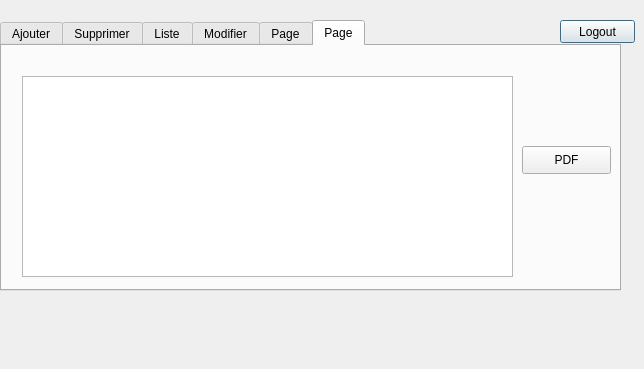
<?xml version="1.0" encoding="UTF-8"?>
<ui version="4.0">
 <class>ChefProtocol</class>
 <widget class="QDialog" name="ChefProtocol">
  <property name="geometry">
   <rect>
    <x>0</x>
    <y>0</y>
    <width>644</width>
    <height>369</height>
   </rect>
  </property>
  <property name="windowTitle">
   <string>Dialog</string>
  </property>
  <widget class="QLabel" name="label">
   <property name="geometry">
    <rect>
     <x>120</x>
     <y>140</y>
     <width>141</width>
     <height>31</height>
    </rect>
   </property>
   <property name="text">
    <string>Dashboard du chef protocol</string>
   </property>
  </widget>
  <widget class="QPushButton" name="pushButton_logout1">
   <property name="geometry">
    <rect>
     <x>560</x>
     <y>20</y>
     <width>75</width>
     <height>23</height>
    </rect>
   </property>
   <property name="text">
    <string>Logout</string>
   </property>
  </widget>
  <widget class="QTabWidget" name="tabWidget">
   <property name="geometry">
    <rect>
     <x>0</x>
     <y>20</y>
     <width>621</width>
     <height>271</height>
    </rect>
   </property>
   <property name="currentIndex">
    <number>5</number>
   </property>
   <widget class="QWidget" name="tab">
    <attribute name="title">
     <string>Ajouter</string>
    </attribute>
    <widget class="QLabel" name="label_2">
     <property name="geometry">
      <rect>
       <x>20</x>
       <y>40</y>
       <width>47</width>
       <height>14</height>
      </rect>
     </property>
     <property name="text">
      <string>Nom</string>
     </property>
    </widget>
    <widget class="QLabel" name="label_3">
     <property name="geometry">
      <rect>
       <x>20</x>
       <y>70</y>
       <width>47</width>
       <height>14</height>
      </rect>
     </property>
     <property name="text">
      <string>Prenom</string>
     </property>
    </widget>
    <widget class="QLabel" name="label_4">
     <property name="geometry">
      <rect>
       <x>20</x>
       <y>100</y>
       <width>47</width>
       <height>14</height>
      </rect>
     </property>
     <property name="text">
      <string>CIN</string>
     </property>
    </widget>
    <widget class="QLabel" name="label_5">
     <property name="geometry">
      <rect>
       <x>20</x>
       <y>130</y>
       <width>47</width>
       <height>14</height>
      </rect>
     </property>
     <property name="text">
      <string>Role</string>
     </property>
    </widget>
    <widget class="QLabel" name="label_6">
     <property name="geometry">
      <rect>
       <x>20</x>
       <y>160</y>
       <width>47</width>
       <height>14</height>
      </rect>
     </property>
     <property name="text">
      <string/>
     </property>
    </widget>
    <widget class="QPushButton" name="Ajouter">
     <property name="geometry">
      <rect>
       <x>110</x>
       <y>220</y>
       <width>75</width>
       <height>23</height>
      </rect>
     </property>
     <property name="text">
      <string>Ajouter</string>
     </property>
    </widget>
    <widget class="QLabel" name="label_12">
     <property name="geometry">
      <rect>
       <x>20</x>
       <y>160</y>
       <width>47</width>
       <height>14</height>
      </rect>
     </property>
     <property name="text">
      <string>Mail</string>
     </property>
    </widget>
    <widget class="QLabel" name="label_13">
     <property name="geometry">
      <rect>
       <x>20</x>
       <y>20</y>
       <width>47</width>
       <height>14</height>
      </rect>
     </property>
     <property name="text">
      <string>ID</string>
     </property>
    </widget>
    <widget class="QLineEdit" name="lineEdit_ID">
     <property name="geometry">
      <rect>
       <x>80</x>
       <y>20</y>
       <width>113</width>
       <height>20</height>
      </rect>
     </property>
    </widget>
    <widget class="QLineEdit" name="lineEdit_Nom">
     <property name="geometry">
      <rect>
       <x>80</x>
       <y>40</y>
       <width>113</width>
       <height>20</height>
      </rect>
     </property>
    </widget>
    <widget class="QLineEdit" name="lineEdit_Prenom">
     <property name="geometry">
      <rect>
       <x>80</x>
       <y>70</y>
       <width>113</width>
       <height>20</height>
      </rect>
     </property>
    </widget>
    <widget class="QLineEdit" name="lineEdit_CIN">
     <property name="geometry">
      <rect>
       <x>80</x>
       <y>100</y>
       <width>113</width>
       <height>20</height>
      </rect>
     </property>
    </widget>
    <widget class="QLineEdit" name="lineEdit_Role">
     <property name="geometry">
      <rect>
       <x>80</x>
       <y>140</y>
       <width>113</width>
       <height>20</height>
      </rect>
     </property>
    </widget>
    <widget class="QLineEdit" name="lineEdit_Mail">
     <property name="geometry">
      <rect>
       <x>80</x>
       <y>170</y>
       <width>113</width>
       <height>20</height>
      </rect>
     </property>
    </widget>
   </widget>
   <widget class="QWidget" name="tab_2">
    <attribute name="title">
     <string>Supprimer</string>
    </attribute>
    <widget class="QLabel" name="label_7">
     <property name="geometry">
      <rect>
       <x>30</x>
       <y>60</y>
       <width>47</width>
       <height>14</height>
      </rect>
     </property>
     <property name="text">
      <string>ID</string>
     </property>
    </widget>
    <widget class="QLineEdit" name="lineEdit_IDS">
     <property name="geometry">
      <rect>
       <x>60</x>
       <y>60</y>
       <width>113</width>
       <height>20</height>
      </rect>
     </property>
    </widget>
    <widget class="QPushButton" name="supprimer">
     <property name="geometry">
      <rect>
       <x>70</x>
       <y>110</y>
       <width>75</width>
       <height>23</height>
      </rect>
     </property>
     <property name="text">
      <string>Supprimer</string>
     </property>
    </widget>
   </widget>
   <widget class="QWidget" name="tab_3">
    <attribute name="title">
     <string>Liste</string>
    </attribute>
    <widget class="QTableView" name="tableView">
     <property name="geometry">
      <rect>
       <x>10</x>
       <y>10</y>
       <width>421</width>
       <height>201</height>
      </rect>
     </property>
    </widget>
    <widget class="QLineEdit" name="line_recherche">
     <property name="geometry">
      <rect>
       <x>470</x>
       <y>100</y>
       <width>121</width>
       <height>20</height>
      </rect>
     </property>
    </widget>
    <widget class="QLabel" name="label_16">
     <property name="geometry">
      <rect>
       <x>490</x>
       <y>80</y>
       <width>91</width>
       <height>20</height>
      </rect>
     </property>
     <property name="text">
      <string>RECHERCHE</string>
     </property>
    </widget>
    <widget class="QComboBox" name="comboBox">
     <property name="geometry">
      <rect>
       <x>471</x>
       <y>160</y>
       <width>131</width>
       <height>22</height>
      </rect>
     </property>
     <item>
      <property name="text">
       <string>ID</string>
      </property>
     </item>
     <item>
      <property name="text">
       <string>NOM</string>
      </property>
     </item>
     <item>
      <property name="text">
       <string>PRENOM</string>
      </property>
     </item>
     <item>
      <property name="text">
       <string>CIN</string>
      </property>
     </item>
    </widget>
    <widget class="QLabel" name="label_17">
     <property name="geometry">
      <rect>
       <x>510</x>
       <y>140</y>
       <width>47</width>
       <height>14</height>
      </rect>
     </property>
     <property name="text">
      <string>TRI</string>
     </property>
    </widget>
   </widget>
   <widget class="QWidget" name="tab_4">
    <attribute name="title">
     <string>Modifier</string>
    </attribute>
    <widget class="QPushButton" name="pushButton_3">
     <property name="geometry">
      <rect>
       <x>480</x>
       <y>130</y>
       <width>75</width>
       <height>23</height>
      </rect>
     </property>
     <property name="text">
      <string>Modifier</string>
     </property>
    </widget>
    <widget class="QLabel" name="label_8">
     <property name="geometry">
      <rect>
       <x>60</x>
       <y>50</y>
       <width>47</width>
       <height>14</height>
      </rect>
     </property>
     <property name="text">
      <string>ID</string>
     </property>
    </widget>
    <widget class="QLineEdit" name="lineEdit_MID">
     <property name="geometry">
      <rect>
       <x>160</x>
       <y>50</y>
       <width>113</width>
       <height>20</height>
      </rect>
     </property>
    </widget>
    <widget class="QLineEdit" name="lineEdit_MNOM">
     <property name="geometry">
      <rect>
       <x>160</x>
       <y>80</y>
       <width>113</width>
       <height>20</height>
      </rect>
     </property>
    </widget>
    <widget class="QLineEdit" name="lineEdit_MPRENOM">
     <property name="geometry">
      <rect>
       <x>160</x>
       <y>110</y>
       <width>113</width>
       <height>20</height>
      </rect>
     </property>
    </widget>
    <widget class="QLineEdit" name="lineEdit_MROLE">
     <property name="geometry">
      <rect>
       <x>160</x>
       <y>140</y>
       <width>113</width>
       <height>20</height>
      </rect>
     </property>
    </widget>
    <widget class="QLabel" name="label_9">
     <property name="geometry">
      <rect>
       <x>60</x>
       <y>80</y>
       <width>47</width>
       <height>14</height>
      </rect>
     </property>
     <property name="text">
      <string>NOM</string>
     </property>
    </widget>
    <widget class="QLabel" name="label_10">
     <property name="geometry">
      <rect>
       <x>60</x>
       <y>120</y>
       <width>47</width>
       <height>14</height>
      </rect>
     </property>
     <property name="text">
      <string>Prenom</string>
     </property>
    </widget>
    <widget class="QLabel" name="label_11">
     <property name="geometry">
      <rect>
       <x>60</x>
       <y>150</y>
       <width>47</width>
       <height>14</height>
      </rect>
     </property>
     <property name="text">
      <string>Role</string>
     </property>
    </widget>
    <widget class="QLineEdit" name="lineEdit_MMAIL">
     <property name="geometry">
      <rect>
       <x>160</x>
       <y>170</y>
       <width>113</width>
       <height>20</height>
      </rect>
     </property>
    </widget>
    <widget class="QLabel" name="label_14">
     <property name="geometry">
      <rect>
       <x>60</x>
       <y>180</y>
       <width>47</width>
       <height>14</height>
      </rect>
     </property>
     <property name="text">
      <string>Mail</string>
     </property>
    </widget>
    <widget class="QLabel" name="label_15">
     <property name="geometry">
      <rect>
       <x>60</x>
       <y>210</y>
       <width>47</width>
       <height>14</height>
      </rect>
     </property>
     <property name="text">
      <string>CIN</string>
     </property>
    </widget>
    <widget class="QLineEdit" name="lineEdit_MCIN">
     <property name="geometry">
      <rect>
       <x>160</x>
       <y>210</y>
       <width>113</width>
       <height>20</height>
      </rect>
     </property>
    </widget>
   </widget>
   <widget class="QWidget" name="tab_5">
    <attribute name="title">
     <string>Page</string>
    </attribute>
    <widget class="QLineEdit" name="lineEdit_10">
     <property name="geometry">
      <rect>
       <x>50</x>
       <y>20</y>
       <width>501</width>
       <height>20</height>
      </rect>
     </property>
    </widget>
    <widget class="QTextEdit" name="textEdit">
     <property name="geometry">
      <rect>
       <x>50</x>
       <y>70</y>
       <width>491</width>
       <height>171</height>
      </rect>
     </property>
    </widget>
    <widget class="QPushButton" name="envoyer">
     <property name="geometry">
      <rect>
       <x>550</x>
       <y>200</y>
       <width>61</width>
       <height>21</height>
      </rect>
     </property>
     <property name="text">
      <string>Envoyer</string>
     </property>
    </widget>
    <widget class="QLineEdit" name="lineEdit_9">
     <property name="geometry">
      <rect>
       <x>50</x>
       <y>40</y>
       <width>501</width>
       <height>25</height>
      </rect>
     </property>
    </widget>
    <widget class="QLabel" name="label_18">
     <property name="geometry">
      <rect>
       <x>0</x>
       <y>20</y>
       <width>41</width>
       <height>20</height>
      </rect>
     </property>
     <property name="text">
      <string>Mail</string>
     </property>
    </widget>
    <widget class="QLabel" name="label_19">
     <property name="geometry">
      <rect>
       <x>0</x>
       <y>40</y>
       <width>41</width>
       <height>20</height>
      </rect>
     </property>
     <property name="text">
      <string>Objet</string>
     </property>
    </widget>
   </widget>
   <widget class="QWidget" name="tab_7">
    <attribute name="title">
     <string>Page</string>
    </attribute>
    <widget class="QTextBrowser" name="textpdf">
     <property name="geometry">
      <rect>
       <x>20</x>
       <y>30</y>
       <width>491</width>
       <height>201</height>
      </rect>
     </property>
    </widget>
    <widget class="QPushButton" name="generer">
     <property name="geometry">
      <rect>
       <x>520</x>
       <y>100</y>
       <width>89</width>
       <height>28</height>
      </rect>
     </property>
     <property name="text">
      <string>PDF</string>
     </property>
    </widget>
   </widget>
  </widget>
 </widget>
 <resources/>
 <connections/>
</ui>
